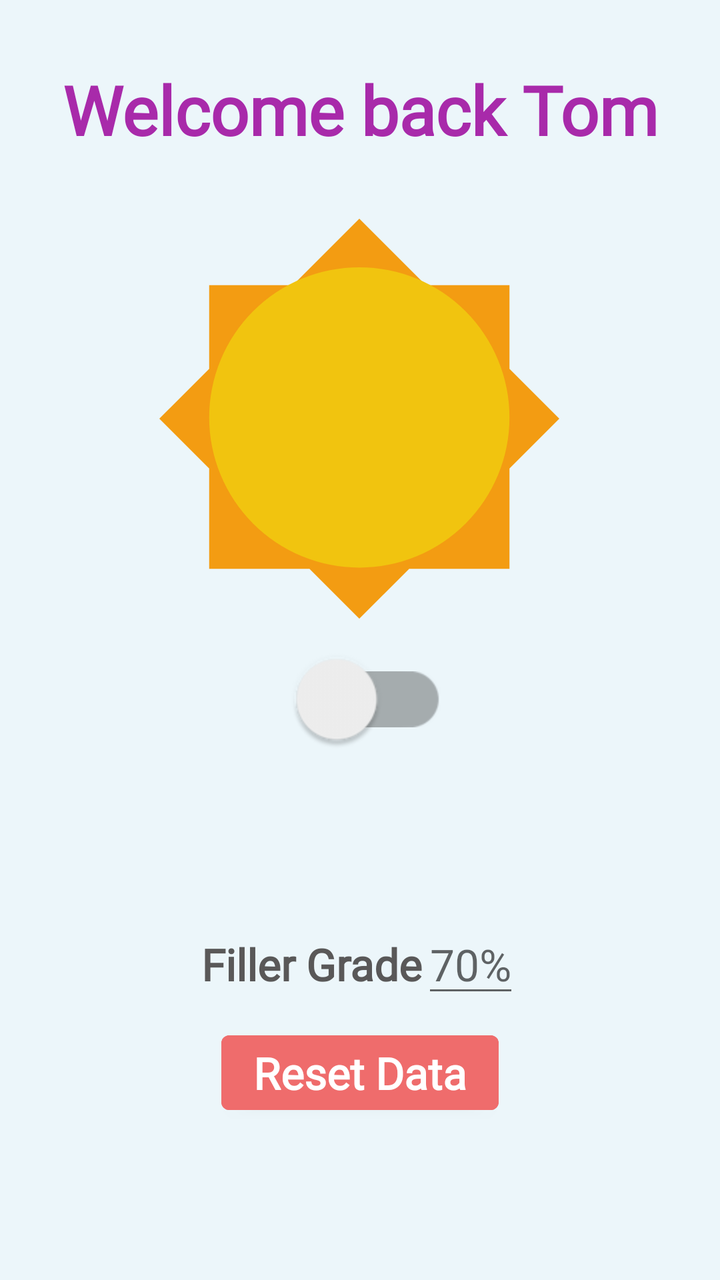
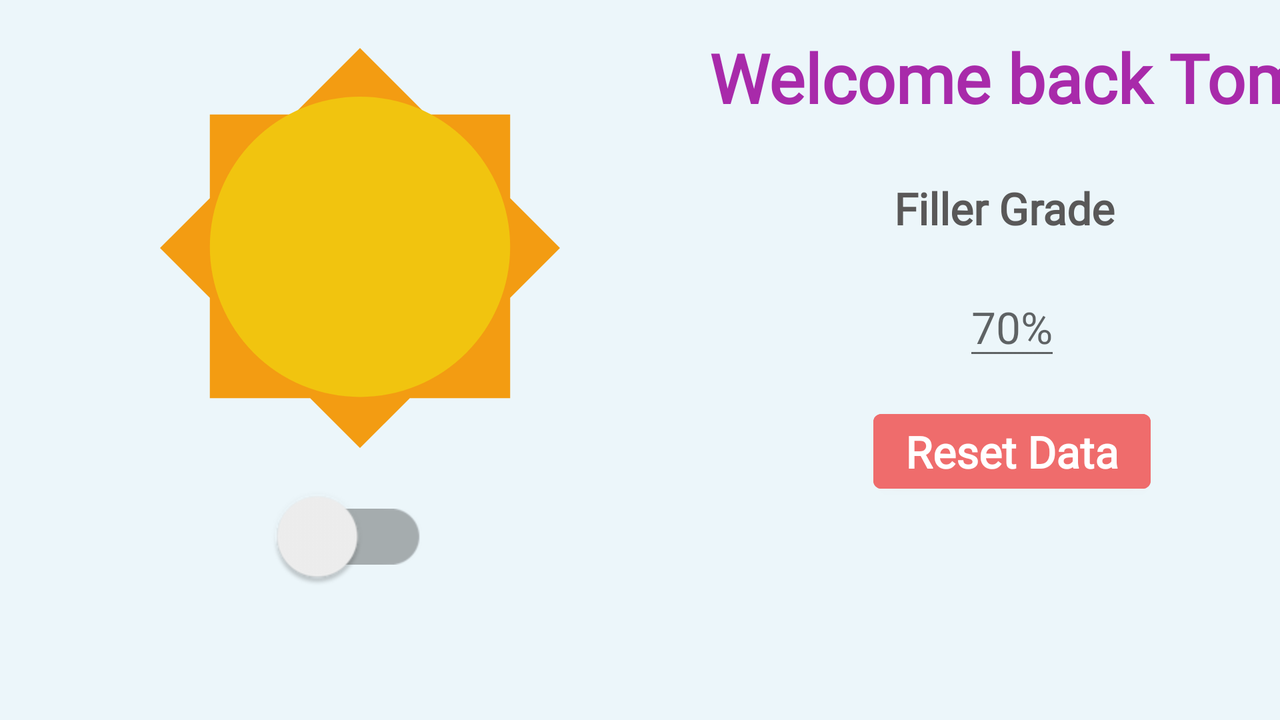

An Android layout and its configuration variant, each rendered on a device that would load it. The default file and the variant file are quoted in full after the pictures.
<!-- AndroidManifest.xml: application theme Theme.GradeTracker -->
<!-- res/layout/fragment_settings.xml -->
<?xml version="1.0" encoding="utf-8"?>
<layout xmlns:tools="http://schemas.android.com/tools"
    xmlns:android="http://schemas.android.com/apk/res/android"
    xmlns:app="http://schemas.android.com/apk/res-auto">

    <androidx.constraintlayout.widget.ConstraintLayout
        android:layout_width="match_parent"
        android:layout_height="match_parent"
        android:scaleX="1"
        android:scaleY="1"
        android:theme="@style/Theme.GradeTracker.Background">

        <TextView
            android:id="@+id/settings_greeting_label"
            android:layout_width="wrap_content"
            android:layout_height="wrap_content"
            android:layout_marginTop="32dp"
            android:fontFamily="@font/baloo"
            android:gravity="center"
            android:textAppearance="@style/Theme.GradeTracker.Text.Style1"
            android:textStyle="bold"
            app:layout_constraintEnd_toEndOf="parent"
            app:layout_constraintStart_toStartOf="parent"
            app:layout_constraintTop_toTopOf="parent"
            tools:text="Welcome back Tom" />

        <ImageView
            android:id="@+id/settings_nightmode_icon"
            android:layout_width="wrap_content"
            android:layout_height="wrap_content"
            android:layout_marginTop="32dp"
            android:contentDescription="@string/settings_image_content"
            app:layout_constraintEnd_toEndOf="parent"
            app:layout_constraintHorizontal_bias="0.497"
            app:layout_constraintStart_toStartOf="parent"
            app:layout_constraintTop_toBottomOf="@+id/settings_greeting_label"
            app:srcCompat="@drawable/ic_sun" />

        <androidx.appcompat.widget.SwitchCompat
            android:id="@+id/settings_nightmode_switch"
            android:layout_width="wrap_content"
            android:layout_height="0dp"
            android:layout_marginTop="248dp"
            android:checked="false"
            android:scaleX="2"
            android:scaleY="2"
            android:showText="false"
            android:switchTextAppearance="@style/TextAppearance.AppCompat.Display1"
            android:textAppearance="@style/TextAppearance.AppCompat.Display1"
            app:layout_constraintEnd_toEndOf="parent"
            app:layout_constraintHorizontal_bias="0.498"
            app:layout_constraintStart_toStartOf="parent"
            app:layout_constraintTop_toBottomOf="@+id/settings_greeting_label" />

        <LinearLayout
            android:id="@+id/linearLayout"
            android:layout_width="wrap_content"
            android:layout_height="wrap_content"
            android:layout_marginTop="84dp"
            android:orientation="horizontal"
            app:layout_constraintEnd_toEndOf="parent"
            app:layout_constraintStart_toStartOf="parent"
            app:layout_constraintTop_toBottomOf="@+id/settings_nightmode_switch">

            <TextView
                android:id="@+id/settings_filler_grade_label"
                android:layout_width="wrap_content"
                android:layout_height="wrap_content"
                android:fontFamily="@font/asap"
                android:text="@string/filler_grade"
                android:textAppearance="@style/Theme.GradeTracker.Text.Style2"
                android:textStyle="bold" />

            <EditText
                android:id="@+id/settings_filler_grade_input"
                android:layout_width="wrap_content"
                android:layout_height="wrap_content"
                android:autofillHints="70%"
                android:fontFamily="@font/asap"
                android:gravity="center"
                android:hint="@string/filler_grade_hint"
                android:inputType="number"
                android:maxLength="3"
                android:textAppearance="@style/TextAppearance.AppCompat.Large" />
        </LinearLayout>

        <Button
            android:id="@+id/settings_reset_button"
            android:layout_width="wrap_content"
            android:layout_height="0dp"
            android:layout_marginTop="8dp"
            android:backgroundTint="#EF6C6C"
            android:fontFamily="@font/asap"
            android:text="@string/reset_data"
            android:textAppearance="@style/TextAppearance.AppCompat.Large"
            android:textStyle="bold"
            app:layout_constraintEnd_toEndOf="parent"
            app:layout_constraintStart_toStartOf="parent"
            app:layout_constraintTop_toBottomOf="@+id/linearLayout" />

    </androidx.constraintlayout.widget.ConstraintLayout>
</layout>
<!-- resources referenced by this layout -->
<resources>
  <!-- drawable ic_sun (drawable) -->
  <vector xmlns:android="http://schemas.android.com/apk/res/android"
      android:width="200dp"
      android:height="200dp"
      android:viewportWidth="512"
      android:viewportHeight="512">
    <path
        android:pathData="M256,0l-85.1,85.1l-107.1,0l0,107.1l-63.8,63.8l63.8,63.8l0,128.4l128.4,0l63.8,63.8l63.8,-63.8l128.4,0l0,-128.4l63.8,-63.8l-63.8,-63.8l0,-107.1l-107.1,0z"
        android:fillColor="#F39C12"/>
    <path
        android:pathData="M256,254.4m-192.2,0a192.2,192.2 0,1 1,384.4 0a192.2,192.2 0,1 1,-384.4 0"
        android:fillColor="#F1C40F"/>
  </vector>
  <string name="filler_grade">Filler Grade</string>
  <string name="filler_grade_hint">70%</string>
  <string name="reset_data">Reset Data</string>
  <string name="settings_image_content">Sun/Moon</string>
  <style name="Theme.GradeTracker.Background">
          <item name="android:background">#ecf6fa</item>
      </style>
  <style name="Theme.GradeTracker.Text.Style1" parent="TextAppearance.AppCompat.Display1">
          <item name="android:textColor">#a82aaa</item>
          <item name="android:textColorPrimary">#a82aaa</item>
      </style>
  <style name="Theme.GradeTracker.Text.Style2" parent="TextAppearance.AppCompat.Large">
          <item name="android:textColor">#595858</item>
          <item name="android:textColorPrimary">#595858</item>
      </style>
  <style name="Theme.GradeTracker" parent="Theme.MaterialComponents.DayNight.DarkActionBar">
          
          <item name="colorPrimary">#EF6C6C</item>
          <item name="colorPrimaryVariant">#EF6C6C</item>
          <item name="colorOnPrimary">@color/white</item>
          
          <item name="colorSecondary">@color/black</item>
          <item name="colorSecondaryVariant">@color/black</item>
          <item name="colorOnSecondary">@color/black</item>
          
          <item name="android:statusBarColor" tools:targetApi="l">#2D2E30</item>
      </style>
  <color name="white">#FFFFFFFF</color>
  <color name="black">#FF000000</color>
</resources>
<!-- res/layout-land/fragment_settings.xml (the repository's variant of the layout above) -->
<!-- drawn on the phone turned sideways -->
<?xml version="1.0" encoding="utf-8"?>
<layout xmlns:tools="http://schemas.android.com/tools"
    xmlns:android="http://schemas.android.com/apk/res/android"
    xmlns:app="http://schemas.android.com/apk/res-auto">

    <androidx.constraintlayout.widget.ConstraintLayout
        style="@style/Theme.GradeTracker.Background"
        android:layout_width="match_parent"
        android:layout_height="match_parent"
        android:scaleX="1"
        android:scaleY="1"
        app:layout_constraintEnd_toEndOf="parent"
        app:layout_constraintHorizontal_bias="0.5"
        app:layout_constraintStart_toStartOf="parent">

        <TextView
            android:id="@+id/settings_greeting_label"
            android:layout_width="300dp"
            android:layout_height="wrap_content"
            android:layout_marginTop="16dp"
            android:autoSizeMaxTextSize="34sp"
            android:autoSizeMinTextSize="8sp"
            android:autoSizeStepGranularity="2sp"
            android:autoSizeTextType="uniform"
            android:fontFamily="@font/baloo"
            android:gravity="center"
            android:textAppearance="@style/Theme.GradeTracker.Text.Style1"
            android:textStyle="bold"
            app:layout_constraintEnd_toEndOf="parent"
            app:layout_constraintHorizontal_bias="0.498"
            app:layout_constraintStart_toStartOf="@+id/guideline3"
            app:layout_constraintTop_toTopOf="parent"
            tools:text="Welcome back Tom" />

        <ImageView
            android:id="@+id/settings_nightmode_icon"
            android:layout_width="wrap_content"
            android:layout_height="wrap_content"
            android:layout_marginTop="24dp"
            android:contentDescription="@string/settings_image_content"
            app:layout_constraintEnd_toStartOf="@+id/guideline3"
            app:layout_constraintHorizontal_bias="0.481"
            app:layout_constraintStart_toStartOf="parent"
            app:layout_constraintTop_toTopOf="parent"
            app:srcCompat="@drawable/ic_sun" />

        <androidx.appcompat.widget.SwitchCompat
            android:id="@+id/settings_nightmode_switch"
            android:layout_width="wrap_content"
            android:layout_height="0dp"
            android:layout_marginTop="20dp"
            android:checked="false"
            android:scaleX="2"
            android:scaleY="2"
            android:showText="false"
            android:switchTextAppearance="@style/TextAppearance.AppCompat.Display1"
            android:textAppearance="@style/TextAppearance.AppCompat.Display1"
            app:layout_constraintEnd_toEndOf="@+id/settings_nightmode_icon"
            app:layout_constraintHorizontal_bias="0.431"
            app:layout_constraintStart_toStartOf="@+id/settings_nightmode_icon"
            app:layout_constraintTop_toBottomOf="@+id/settings_nightmode_icon" />

        <LinearLayout
            android:id="@+id/linearLayout"
            android:layout_width="wrap_content"
            android:layout_height="wrap_content"
            android:orientation="horizontal"
            app:layout_constraintBottom_toTopOf="@+id/settings_reset_button"
            app:layout_constraintEnd_toEndOf="parent"
            app:layout_constraintStart_toStartOf="parent">

        </LinearLayout>

        <Button
            android:id="@+id/settings_reset_button"
            android:layout_width="wrap_content"
            android:layout_height="0dp"
            android:layout_marginTop="16dp"
            android:backgroundTint="#EF6C6C"
            android:fontFamily="@font/asap"
            android:text="@string/reset_data"
            android:textAppearance="@style/TextAppearance.AppCompat.Large"
            android:textStyle="bold"
            app:layout_constraintEnd_toEndOf="@+id/settings_filler_grade_input"
            app:layout_constraintStart_toStartOf="@+id/settings_filler_grade_input"
            app:layout_constraintTop_toBottomOf="@+id/settings_filler_grade_input" />

        <EditText
            android:id="@+id/settings_filler_grade_input"
            android:layout_width="wrap_content"
            android:layout_height="wrap_content"
            android:layout_marginTop="20dp"
            android:autofillHints="70%"
            android:fontFamily="@font/asap"
            android:gravity="center"
            android:hint="@string/filler_grade_hint"
            android:inputType="number"
            android:maxLength="3"
            android:textAppearance="@style/TextAppearance.AppCompat.Large"
            app:layout_constraintEnd_toEndOf="@+id/settings_filler_grade_label"
            app:layout_constraintHorizontal_bias="0.56"
            app:layout_constraintStart_toStartOf="@+id/settings_filler_grade_label"
            app:layout_constraintTop_toBottomOf="@+id/settings_filler_grade_label" />

        <TextView
            android:id="@+id/settings_filler_grade_label"
            android:layout_width="wrap_content"
            android:layout_height="wrap_content"
            android:layout_marginTop="28dp"
            android:fontFamily="@font/asap"
            android:text="@string/filler_grade"
            android:textAppearance="@style/Theme.GradeTracker.Text.Style2"
            android:textStyle="bold"
            app:layout_constraintEnd_toEndOf="parent"
            app:layout_constraintHorizontal_bias="0.494"
            app:layout_constraintStart_toStartOf="@+id/guideline3"
            app:layout_constraintTop_toBottomOf="@+id/settings_greeting_label" />

        <androidx.constraintlayout.widget.Guideline
            android:id="@+id/guideline3"
            android:layout_width="wrap_content"
            android:layout_height="wrap_content"
            android:orientation="vertical"
            app:layout_constraintGuide_begin="366dp" />

    </androidx.constraintlayout.widget.ConstraintLayout>
</layout>
